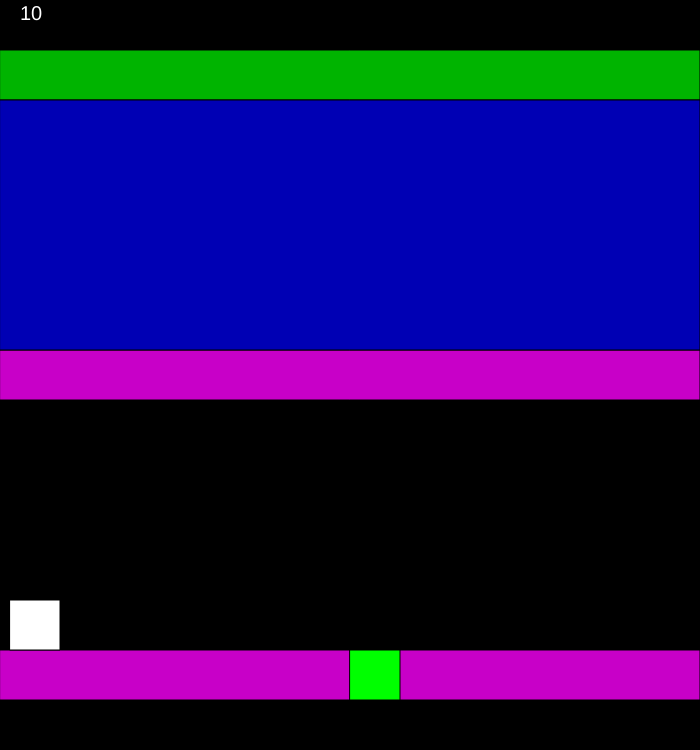
Frame 1 (no input)
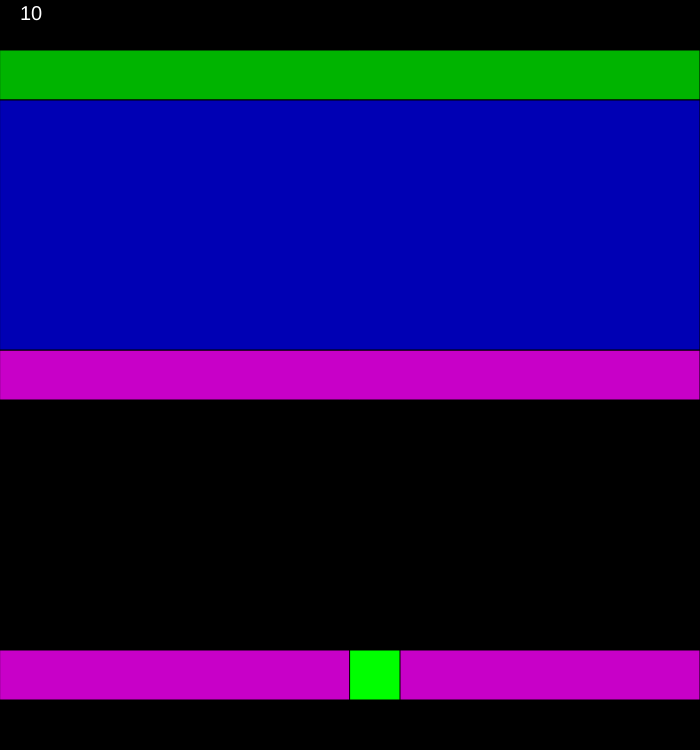
Frame 60 (no input)
Frame 120 (the mouse pressed at the canvas centre since frame 60): identical to frame 60, image omitted

The p5.js sketch that drew these frames (run headless with seeded random() and noise() and a simulated clock; from frame 60 on, the mouse is pressed at the canvas centre):

// p5.js sketch
// ── sketch.js
let frogger
let Lane
let Lanes = []
let score
let car
let Cars = []

function setup() {
  width=700 // HAS to be a mulitiple of 7 otherwise will round up or down, and won't allign playerposition with lanes
  height=width/14*15
  createCanvas(width,height);
  car = new cars(10,width/14*12)
  Cars.push(car)
  Lane = new lane(width/14*2) 
  Lanes.push(Lane)
  Lane = new lane(width/14*3) 
  Lanes.push(Lane)
  Lane = new lane(width/14*4) 
  Lanes.push(Lane)
  Lane = new lane(width/14*5) 
  Lanes.push(Lane)
  Lane = new lane(width/14*6) 
  Lanes.push(Lane)
  Lane = new lane(width/14*7) 
  Lanes.push(Lane)
  Lane = new lane(width/14*8) 
  Lanes.push(Lane)
  Lane = new lane(width/14*9) 
  Lanes.push(Lane)
  Lane = new lane(width/14*10) 
  Lanes.push(Lane)
  Lane = new lane(width/14*11) 
  Lanes.push(Lane)
  Lane = new lane(width/14*12) 
  Lanes.push(Lane)
  Lane = new lane(width/14*13) 
  Lanes.push(Lane)
  //Lane = new lane(height/16*14) 
  //Lanes.push(Lane)
  frogger=new frog(width/14*7,width/14*13)
  score=0

  
}

function draw() {
  background(0);
  fill(0,180,0)
  rect(0,width/14,width,width/14)
  fill(200,0,200)
  rect(0,width/14*7,width,width/14)
  rect(0,width/14*13,width,width/14)
  fill(0,0,180)
  rect(0,width/14*2,width,width/14*5)
  
  
  fill(0,255,0)
  frogger.show()


  for(i = 0; i < Lanes.length; i++){
    if(frogger.pos.y==Lanes[i].y && Lanes[i].been==false){
      score+=10
      Lanes[i].been=true
    }
  }

  print(Lanes)
  print(frogger.pos.y)


  fill(255)
  textSize(20)
  text(score,20,20)
  Cars[0].show()
  car.move()
  if(Cars[0].x==300) {
    Cars.splice(0,1)
  }
}

// ── cars.js
class cars {
    constructor(x,y,spd) {
        this.x = x
        this.y = y
        this.spd = spd
    }
show() {
    rect(this.x,this.y,width/14,width/14)

}

move() {
this.x+=this.spd


}

}

// ── death.js
function die(){
    frogger.pos.set(width/14*7,width/14*13)
    life-=1
    timer=400
    for(i = 0; i < Lanes.length; i++){
        Lanes[i].been=false
    }
}
// ── frog.js
class frog{
    constructor(x,y){
        this.pos=createVector(x,y)

    }
    show(){
        rect(this.pos.x,this.pos.y,width/14,width/14)
    }
}
// ── lane.js
class lane {
    constructor(y) {
        this.y = y 
        this.been = false
    }
}





// ── log.js
class log{
    constructor(x,y,l,dir){
        this.pos=createVector(x,width/14*y+5)
        this.l=width/14*l
        this.dir=dir
    }
    show(){
        fill(150,75,0)
        rect(this.pos.x,this.pos.y,this.l,width/14-10)
    }
    move(){
        var moving 
        moving=createVector(this.dir,0)
        this.pos.add(moving)
    }
}
// ── move.js
 function keyPressed(){
    if(keyCode==87&&frogger.pos.y>frogger.h&&life>0){ //if [W] gets pressed, the frog will move up a 14th of the screens height
        frogger.pos.add(0,-width/14) //adds the vector to the position vector
        frogger.dgrs=0
    } else if(keyCode==65&&frogger.pos.x>0&&life>0){
        frogger.pos.add(-width/14, 0)
        frogger.dgrs=270
    } else if(keyCode==83&&frogger.pos.y<height-frogger.h*2&&life>0){ //if [S] gets pressed, the frog will move down a 14th of the screens height
        frogger.pos.add(0,width/14)
        frogger.dgrs=180
    } else if(keyCode==68&&frogger.pos.x<650&&life>0){
        frogger.pos.add(width/14, 0)
        frogger.dgrs=90
    }

    if(keyCode==32&&life==0){
        restart()
    }
 }
// ── restart.js
function restart(){
    life=5
    timer=400
    score=0
    for(i = 0; i < Lanes.length; i++){
          Lanes[i].been=false
    }
}
